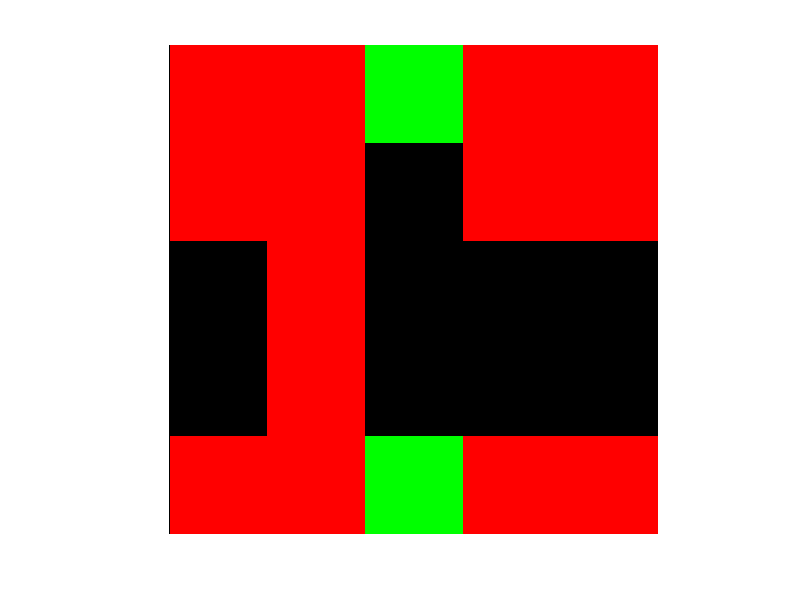

The MATLAB source for this figure: (Note: this script raises an error after producing the figure.)
%% Random indoor environment generator
% This matlab script makes random environments within a given boundaries of
% an environment. The corridors are generated by virtual agents, started from
% each location that the robot in the final environment will start from. This
% script ensures that the generated corridors are always connected to
% each other. After the corridor generation, doors and rooms are created at
% random as well.
%%%%%%%%%%%
% Authored by Kimberly McGuire (k.n.mcguire@tudelft.nl)
%%%%%%%%%%%%


close all
clc
clear all

%Defined variables
width_environment = 5;
height_environment = 5;
resolution=2;
starting_location_agents = [1,1;5,5];
chance_agent_gostraight = 0.65;
density_corridor = 0.6;
density_openings = 0.5;
size_opening = 8;
opening_percentage = 0.03;
size_rooms = 2;
iterations = 100;
visualize_agents = true;
create_rooms = true;
show_end_result = true;
make_ARGoS_environment = true;

% Initializing environment grid
grid = cell(width_environment,height_environment);
grid{width_environment,height_environment} = [];
for k = 1:width_environment
    for j = 1:height_environment
        grid{k,j}.agent = 0;
        grid{k,j}.circle_action = zeros(2,4);
        grid{k,j}.corridor = 0;
    end
end

% Initialize starting position per agent
for k=1:size(starting_location_agents,2)
    grid{starting_location_agents(k,1),starting_location_agents(k,2)}.agent = 1;
    grid{starting_location_agents(k,1),starting_location_agents(k,2)}.circle_action = circshift([0 1; 1 0; 0 -1; -1 0],[randi([0,4]) 0]);
end

% Initialize variables for loop
random_number = 0;
next_action = "go_straight";

%For It iterations
for it = 1:iterations
    
    %Find current location of agent(s) in grid
    convertgrid= cellfun( @(sas) sas.agent, grid, 'uni', 0 );
    isyes = cellfun(@(sas)isequal(sas,1),convertgrid);
    [rowagent,colagent] = find(isyes);
    
    % For il agents found.
    for il=1:length(rowagent)
        
        %Randomize action selector for the agent
        %pick random number
        random_number = rand;
        %  percent of the time just go straight
        if random_number<=chance_agent_gostraight
            next_action = "go_straight";
        else % Do something else
            precentage_rest = 1-chance_agent_gostraight;
            if random_number>chance_agent_gostraight&&random_number<=chance_agent_gostraight + precentage_rest/2
                next_action = "go_left";
            end
            if random_number>chance_agent_gostraight + precentage_rest/2&&random_number<=1
                next_action = "go_right";
            end
        end
        
        % Per state, find out the direction the agent want to go next with
        % a circle_action. This ensures that the agent only has choice
        % between up left down right (and their immediate neighbors)
        switch next_action
            case "go_straight"
                %Do nothing
            case "go_left"
                grid{rowagent(il),colagent(il)}.circle_action= circshift(grid{rowagent(il),colagent(il)}.circle_action,[-1 0]);
            case "go_right"
                grid{rowagent(il),colagent(il)}.circle_action= circshift(grid{rowagent(il),colagent(il)}.circle_action,[1 0]);
        end
        
        % Calculate next direction and location of the agent
        next_direction = grid{rowagent(il),colagent(il)}.circle_action(1,:);
        next_location_agent = [rowagent(il)+next_direction(1),colagent(il)+next_direction(2)];
        
        %If next location is outside of environment, relocate the agent to
        %the otherside of the environment (like snake 2!)
        next_location_agent = [1 + mod(next_location_agent(1)-1,width_environment), ...
            1 + mod(next_location_agent(2)-1,height_environment)];
        
        %Place the agent at the next location and leave a corridor trace
        grid{next_location_agent(1),next_location_agent(2)}.agent = 1;
        grid{next_location_agent(1),next_location_agent(2)}.circle_action = grid{rowagent(il),colagent(il)}.circle_action ;
        grid{rowagent(il),colagent(il)}.agent = 0;
        grid{rowagent(il),colagent(il)}.corridor = 1;
    end
    
    %Obtain the resulting corridor from this iteration and check if it
    %surpasses the given density value
    result_corridor= cell2mat(cellfun( @(sas) sas.corridor, grid, 'uni', 0 ));
    if sum(sum(result_corridor))/(width_environment*height_environment) > density_corridor
        break
    end
    % Visualize the agents making the environment
    if visualize_agents
        figure(1),
        result_current_location_agent= cell2mat(cellfun( @(sas) sas.agent, grid, 'uni', 0 ));
        rgb=zeros(width_environment,height_environment,3);
        rgb(:,:,1)=result_corridor;
        rgb(:,:,2)=result_current_location_agent;
        imshow(rgb,[],'InitialMagnification',1000)
    end
end


%% Check connectivity of walls between agents
close all

%Find the clusters of corridors
corridor_bin=imbinarize(result_corridor);
connected_corridors= bwconncomp(corridor_bin,4);

% Go through each cluster and see if the agents position is all in one of them
found_connection=false;
for k = 1:connected_corridors.NumObjects
    [y,x] = ind2sub(size(corridor_bin), connected_corridors.PixelIdxList{k});
    %See per initial position, if the agents sit in the same cluster
    for m = 1:size(starting_location_agents,2)
        clear check_interconnection
        check_interconnection=intersect([y,x],starting_location_agents(m,:),'rows');
        %if just one is empty, immediatly break the loop!
        if isempty(check_interconnection)
            break
        else
            %Do not do anything and continue loop
        end
    end
    %if last check_interconnection is not empty, means it found all agentns
    %initial positions in the one cluster
    if ~isempty(check_interconnection)
        found_connection=true;
        break
    end
end

% Give error messages if the initial position of the agents are not within
% the cluster
if(found_connection==false)
    error("maze is not interconnected!! Run the script again!!")
end


%% Create boundary walls

% Increase binary image for more resolution to create walls
corridor_bin_resize=imresize(corridor_bin,10,'nearest');

% Find bounderies at the clusters of corridors
[boundery_coord,L] = bwboundaries(corridor_bin_resize,4);

%Create binary image for just the walls
boundary_bin=zeros(width_environment*10,height_environment*10);
for k=1:length(boundery_coord)
    boundary = boundery_coord{k};
    for l = 1:size(boundery_coord{k},1)
        boundary_bin(boundery_coord{k}(l,1),boundery_coord{k}(l,2))=1;
    end
end

if create_rooms
    for k=1:size_rooms*10:width_environment*10
        for m=1:height_environment*10
            if (corridor_bin_resize(k,m)==0)
                boundary_bin(k,m)=1;
            end
        end
    end
    for m=1:size_rooms*10:width_environment*10
        for k=1:height_environment*10
            if (corridor_bin_resize(k,m)==0)
                boundary_bin(k,m)=1;
            end
        end
    end
end

boundaries_with_holes = boundary_bin;
for k=1:length(boundery_coord)
    boundary = boundery_coord{k};
    for l = 1:size(boundery_coord{k},1)
        random_number = rand;
        if(random_number<opening_percentage)
            boundaries_with_holes=rgb2gray(insertShape(boundaries_with_holes,'FilledRectangle',[boundery_coord{k}(l,1)-size_opening/2,boundery_coord{k}(l,2)-size_opening/2,size_opening,size_opening],...
                'Color','black','Opacity',1.0));
        end
    end
end

%Create opening like doors, by adding noise to the corridor bin and remove
%it from the created walls
% noise_bin=imbinarize(imnoise(zeros(width_environment,height_environment),'salt & pepper',density_openings));
% noise_bin=imresize(noise_bin,10,'nearest');
% boundaries_with_holes = boundary_bin-noise_bin;
boundery_coord_new=[];
[boundery_coord_new(:,2), boundery_coord_new(:,1)] = find(boundaries_with_holes==1);

if show_end_result

    figure,imshow(boundaries_with_holes)
end


%%  Create Argos environment
% Makes an ARGoS environment based on the random agent-based environment
% builder, by making each box a pixel in the following form:

%  <box id="wall_west" size="0.1,20,0.5" movable="false">
%       <body position="x_pos_argos,y_pos_argos,0" orientation="0,0,0"/>
% </box>
% TO DO: put robots on postions
%
%
if make_ARGoS_environment
    
    
    % Start of environment, based on height and width of the generated one
    str_start_arena = sprintf('<arena size="%d, %d, 2" center="0,0,0.5">',width_environment*resolution,height_environment*resolution);
    str_start_arena= strcat(str_start_arena, ...
        sprintf('\n<box id="wall_1" size="%d,0.1,0.5" movable="false"> \n <body position="0,%d,0" orientation="0,0,0"/>\n</box>' ...
        ,width_environment*resolution,width_environment/2*resolution));
    str_start_arena= strcat(str_start_arena, ...
        sprintf('\n<box id="wall_2" size="%d,0.1,0.5" movable="false"> \n <body position="0,%d,0" orientation="0,0,0"/>\n</box>' ...
        ,width_environment*resolution,-width_environment/2*resolution));
    str_start_arena= strcat(str_start_arena, ...
        sprintf('\n<box id="wall_3" size="0.1,%d,0.5" movable="false"> \n <body position="%d,0,0" orientation="0,0,0"/>\n</box>' ...
        ,width_environment*resolution,width_environment/2*resolution));
    str_start_arena= strcat(str_start_arena, ...
        sprintf('\n<box id="wall_4" size="0.1,%d,0.5" movable="false"> \n <body position="%d,0,0" orientation="0,0,0"/>\n</box>' ...
        ,width_environment*resolution,-width_environment/2*resolution));
    
    str_loc_bot = "";
    rotation=[-270, -90];
    for k = 1:size(starting_location_agents,1)
        str_loc_bot = strcat(str_loc_bot,sprintf('\n<foot-bot id="bot%d">',k-1));
        str_loc_bot = strcat(str_loc_bot,sprintf('\n<body position="%d,%d,0" orientation="%d,0,0" />',...
            starting_location_agents(k,1)*resolution - 1 - width_environment/2*resolution,...
            starting_location_agents(k,2)*resolution -1- height_environment/2*resolution,...
            rotation(k)));
        str_loc_bot = strcat(str_loc_bot,sprintf('\n<controller config="argos_ros_bot"/>\n</foot-bot>'));
    end

    
    
    x_pos_argos = size(boundery_coord_new,1);
    y_pos_argos = size(boundery_coord_new,1);
    id = zeros(size(boundery_coord_new,1),1);
    
    
    % Transform each boundary coordinate to a coordinate in ARGoS
    h=1;
    for k=1:size(boundery_coord_new,1)
        id(h) = h;
        y_pos_argos(h)=boundery_coord_new(k,1) / 10*resolution - width_environment/2*resolution;
        x_pos_argos(h)=boundery_coord_new(k,2) / 10*resolution - height_environment/2*resolution;
        h=h+1;
    end
    list= zeros(length(id),3);
    list(:,1)=id;
    list(:,2)=x_pos_argos;
    list(:,3)=y_pos_argos;
    
    % Put a box as a pixel on where the boundaries are generated
    formatspec = '\n<box id="%d" size="0.2,0.2,0.5" movable="false"> <body position="%4.2f,%4.2f,0" orientation="0,0,0"/> </box>';
    str_random_env = sprintf(formatspec,list');
    
    %specify end of environment area
    str_end_arena = sprintf('\n</arena>');
    
    %Concatenate the strings together
    str_total = strcat(str_start_arena,str_loc_bot, str_random_env, str_end_arena);
    
    % Read out the template file, use it to find the trigger string (which is
    % <arena></arena> in here). Then replace it with str_total with the random
    % generated environment
    fid = fopen(fullfile('..', 'argos_worlds', 'rand_env_template.argos'),'rt');
    f=fread(fid);
    f=char(f.');
    f = strrep(f,'<arena></arena>',str_total);
    fid  = fopen(fullfile('..', 'argos_worlds', 'rand_env_test.argos'),'wt');
    fwrite(fid,f) ;
    fclose(fid);
end
%And you are finished :):):)
disp('Environment generated and saved in ../argos_world/rand_env_test.argos !!!')
